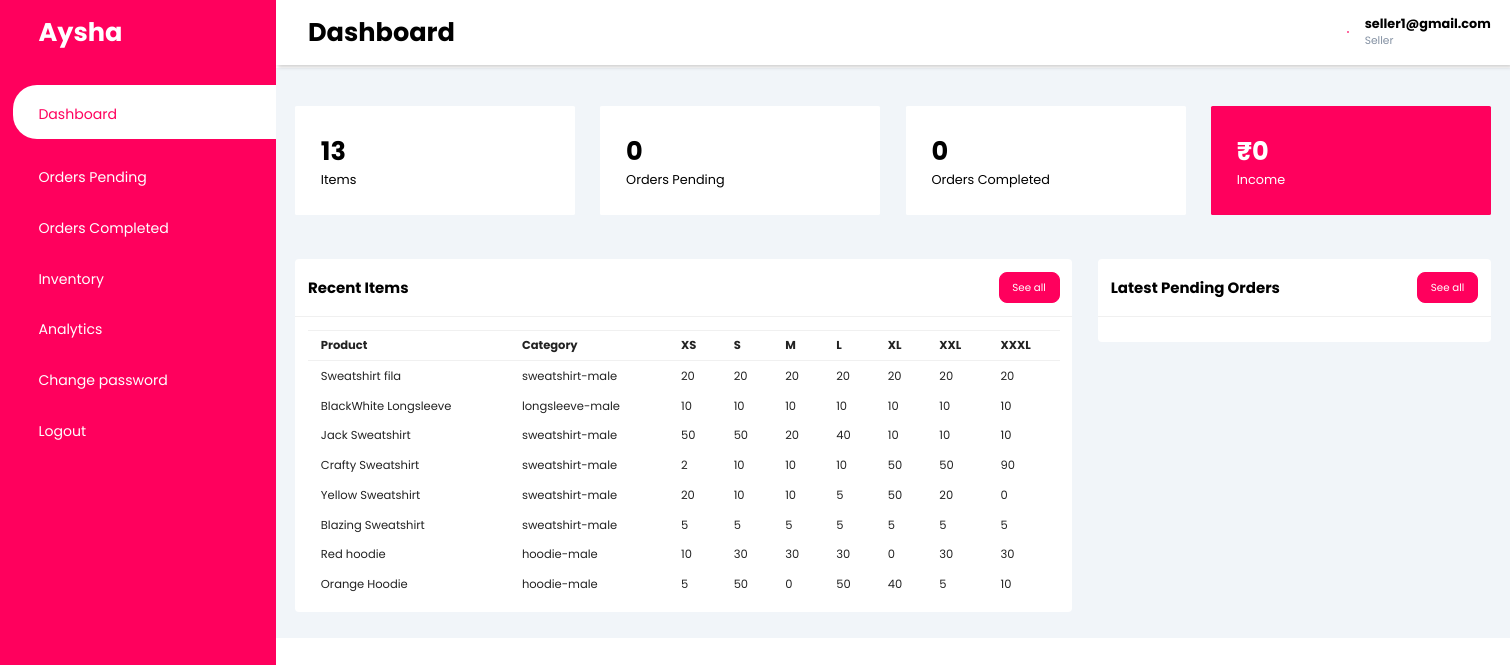
The page /seller/dashboard/ (signed in) on the database as committed earlier.
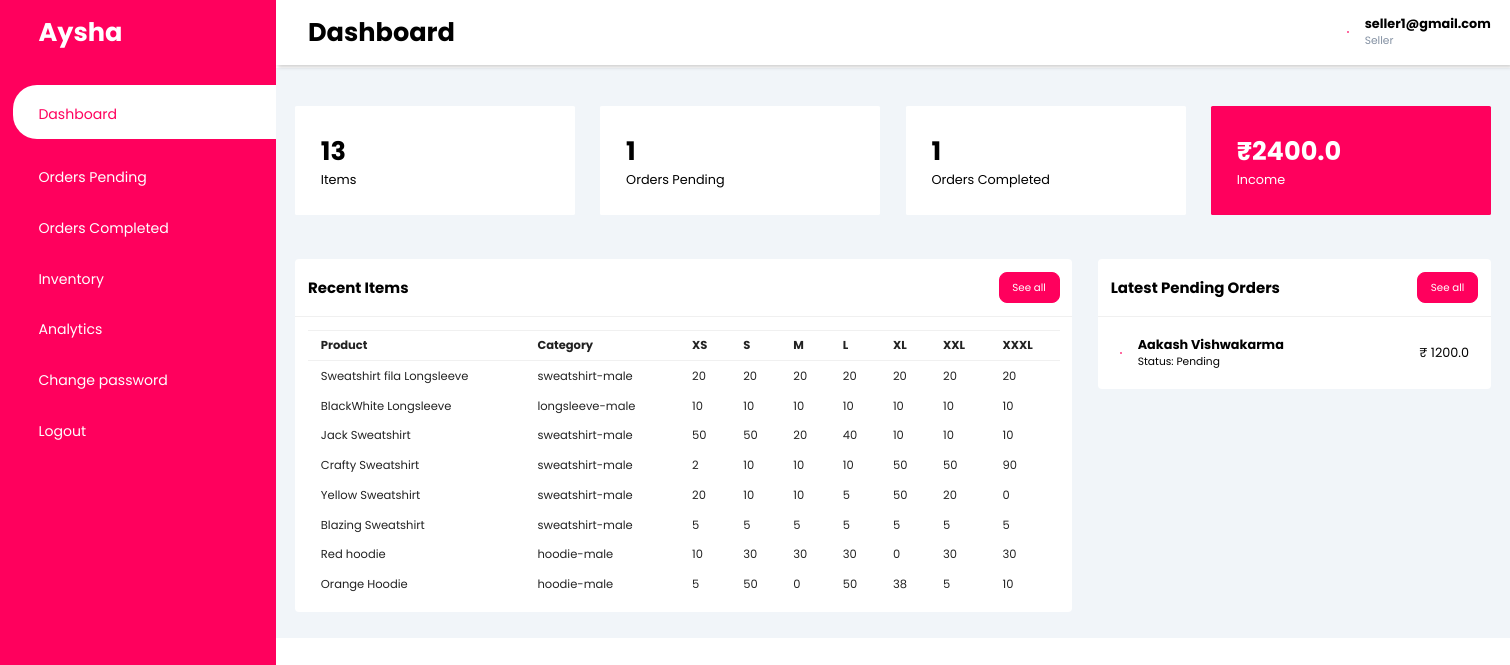
The same page on the database as committed later.
### seller/models.py (models this page shows, shortened)
class Product(models.Model):
    image = models.ImageField(upload_to='clothing_store/productimg')
    label = models.CharField(max_length=100)
    category = models.CharField(max_length=30,choices=CATEGORY_CHOICES)
    description = models.TextField()
    user= models.ForeignKey(User,on_delete=models.CASCADE)
    XS=models.PositiveIntegerField()
    XSprice=models.FloatField()
    S=models.PositiveIntegerField()
    Sprice=models.FloatField()
    M=models.PositiveIntegerField()
    Mprice=models.FloatField()
    L=models.PositiveIntegerField()
    Lprice=models.FloatField()
    XL=models.PositiveIntegerField()
    XLprice=models.FloatField()
    XXL=models.PositiveIntegerField()
    XXLprice=models.FloatField()
    XXXL=models.PositiveIntegerField()
    XXXLprice=models.FloatField()

### customer/models.py (models this page shows, shortened)
class Order(models.Model):
    customer = models.ForeignKey(User, on_delete=models.CASCADE, related_name='Customer')
    customer_firstname=models.CharField(max_length=50)
    customer_lastname=models.CharField(max_length=50)
    product= models.ForeignKey(Product,on_delete=models.CASCADE)
    product_label=models.CharField(max_length=100)
    seller = models.ForeignKey(User,on_delete=models.CASCADE,related_name='Seller')
    product_size=models.CharField(max_length=5,choices=SIZE_CHOICES)
    buy_quantity = models.PositiveIntegerField(default=1)
    to_address = models.CharField(max_length=300)
    order_date= models.DateField(null=True,blank=True)
    delivered_date=models.DateField(null=True,blank=True)
    delivery_date = models.DateField(null=True,blank=True)
    delivery_status = models.CharField(max_length=30,choices=STATUS_CHOICES,default='Pending')
    price=models.FloatField(default=0)
    shippingprice=models.FloatField(default=100)

### seller/views.py (the view)
# urls.py: path('dashboard/',views.dashboard,name='dashboard'),
def dashboard(request):
    products=Product.objects.filter(user=request.user)
    orders=Order.objects.filter(seller=request.user)
    orderpending=Order.objects.filter(seller=request.user,delivered_date__isnull=True)
    ordercompleted=Order.objects.filter(seller=request.user,delivered_date__isnull=False)
    totalprice=0
    productcount=products.count
    orderpendingcount=orderpending.count()
    ordercompletedcount=ordercompleted.count()
    orderpending=Order.objects.filter(seller=request.user,delivered_date__isnull=True)[:6]
    for i in orders:
        totalprice+=i.price
    products=Product.objects.filter(user=request.user).order_by('-id')[:8]
    return render(request,'seller/dashboard.html',{'products':products,'orderpending':orderpending,'productcount':productcount,'orderpendingcount':orderpendingcount, 'ordercompletedcount':ordercompletedcount,'totalprice':totalprice})

### seller/templates/seller/dashboard.html (shortened to what this page needs)
{%extends 'seller/base.html'%}
{%block content%}
<main id="main">
    <div class="cards">
        <div class="card-single">
            <div>
                <h1>{{productcount}}</h1>
                <span>Items</span>
            </div>
        </div>
        <div class="card-single">
            <div>
                <h1>{{orderpendingcount}}</h1>
                <span>Orders Pending</span>
            </div>
        </div>
        <div class="card-single">
            <div>
                <h1>{{ordercompletedcount}}</h1>
                <span>Orders Completed</span>
            </div>
        </div>
        <div class="card-single">
            <div>
                <h1>₹{{totalprice}}</h1>
                <span>Income</span>
            </div>
        </div>
    </div>
    <div class="recent-grid">
        <div class="projects">
            <div class="card">
                <div class="card-header">
                    <h3>Recent Items</h3>
                    <a href="{%url 'seller:inventory'%}"><button>See all</button></a>
                </div>
                <div class="card-body">
                    <div class="table-responsive">
                        <table width="100%">
                            <thead>
                                <tr>
                                    <td>Product</td>
                                    <td>Category</td>
                                    <td>XS</td>
                                    <td>S</td>
                                    <td>M</td>
                                    <td>L</td>
                                    <td>XL</td>
                                    <td>XXL</td>
                                    <td>XXXL</td>
                                </tr>
                            </thead>
                            <tbody>
                                {% for i in products%}
                                <tr>
                                    <td>{{i.label}}</td>
                                    <td>{{i.category}}</td>
                                    <td>{{i.XS}}</td>
                                    <td>{{i.S}}</td>
                                    <td>{{i.M}}</td>
                                    <td>{{i.L}}</td>
                                    <td>{{i.XL}}</td>
                                    <td>{{i.XXL}}</td>
                                    <td>{{i.XXXL}}</td>
                                </tr>
                                {%endfor%}
                            </tbody>
                        </table>
                    </div>
                </div>
            </div>
        </div>
        <div class="customers">
            <div class="card">
                <div class="card-header">
                    <h3>Latest Pending Orders</h3>
                    <a href="{%url 'seller:orderpending'%}"><button>See all</button></a>
                </div>
                <div class="card-body">
                    {% for i in orderpending%}
                    <div class="customer">
                        <div class="info">
                            <span class="las la-user" id="user"></span>
                            <div>
                                <h4>{{i.customer_firstname}} {{i.customer_lastname}}</h4>
                                <small>Status: {{i.delivery_status}}</small>
                            </div>
                        </div>
                        <div class="price">
                            ₹ {{i.price}}
                        </div>
                    </div>
                    {%endfor%}
                </div>
            </div>
        </div>
    </div>
</main>
{%endblock%}

Rows that differ between the two databases and show on the page:
changed Product: label "Sweatshirt fila" → "Sweatshirt fila Longsleeve"
changed Product "Orange Hoodie": XL "40" → "38"
added Order: customer_firstname "Aakash", customer_lastname "Vishwakarma", delivery_status "Pending", price "1200.0"
Other text that changed with them:
{{ orderpendingcount }}: "0" → "1"
{{ ordercompletedcount }}: "0" → "1"
{{ totalprice }}: "0" → "2400.0"
